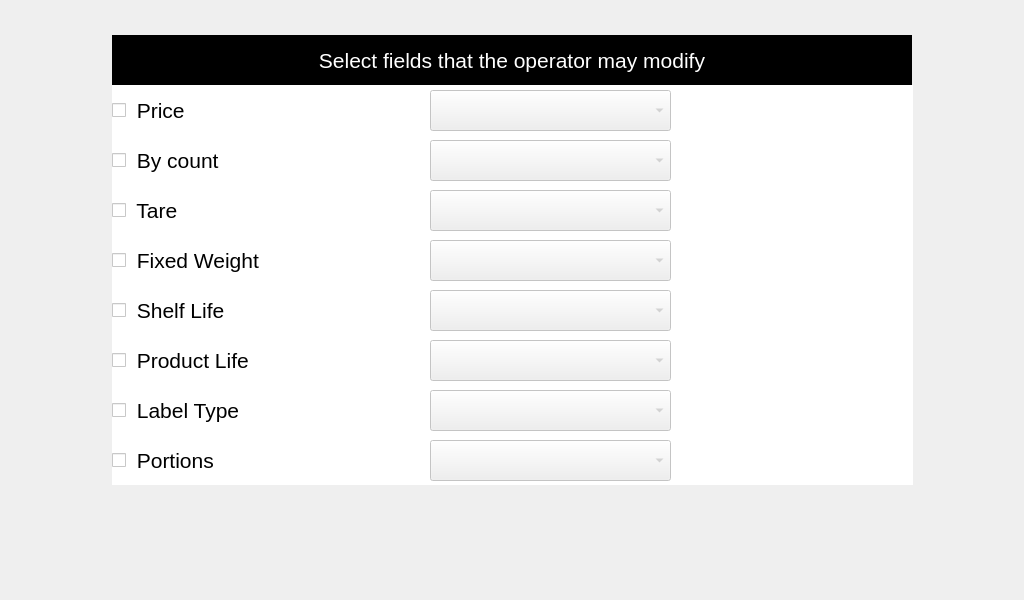
<?xml version="1.0" encoding="UTF-8"?>
<ui version="4.0">
 <class>operatorsCanModify</class>
 <widget class="QWidget" name="operatorsCanModify">
  <property name="geometry">
   <rect>
    <x>0</x>
    <y>0</y>
    <width>1024</width>
    <height>600</height>
   </rect>
  </property>
  <property name="font">
   <font>
    <pointsize>16</pointsize>
   </font>
  </property>
  <property name="windowTitle">
   <string>Dialog</string>
  </property>
  <widget class="QLabel" name="lblSelectFields">
   <property name="geometry">
    <rect>
     <x>112</x>
     <y>35</y>
     <width>800</width>
     <height>50</height>
    </rect>
   </property>
   <property name="font">
    <font>
     <pointsize>16</pointsize>
    </font>
   </property>
   <property name="styleSheet">
    <string notr="true">QLabel
{
	color: white;
     background: black;
 }</string>
   </property>
   <property name="text">
    <string>Select fields that the operator may modify</string>
   </property>
   <property name="alignment">
    <set>Qt::AlignCenter</set>
   </property>
  </widget>
  <widget class="QCheckBox" name="ckPrice">
   <property name="geometry">
    <rect>
     <x>112</x>
     <y>85</y>
     <width>801</width>
     <height>50</height>
    </rect>
   </property>
   <property name="sizePolicy">
    <sizepolicy hsizetype="Fixed" vsizetype="Fixed">
     <horstretch>0</horstretch>
     <verstretch>0</verstretch>
    </sizepolicy>
   </property>
   <property name="minimumSize">
    <size>
     <width>801</width>
     <height>50</height>
    </size>
   </property>
   <property name="maximumSize">
    <size>
     <width>801</width>
     <height>50</height>
    </size>
   </property>
   <property name="font">
    <font>
     <pointsize>16</pointsize>
    </font>
   </property>
   <property name="styleSheet">
    <string notr="true">QCheckBox
{
	color: black;
	background: white;
 }</string>
   </property>
   <property name="text">
    <string> Price</string>
   </property>
  </widget>
  <widget class="QCheckBox" name="ckByCount">
   <property name="geometry">
    <rect>
     <x>112</x>
     <y>135</y>
     <width>801</width>
     <height>50</height>
    </rect>
   </property>
   <property name="sizePolicy">
    <sizepolicy hsizetype="Fixed" vsizetype="Fixed">
     <horstretch>0</horstretch>
     <verstretch>0</verstretch>
    </sizepolicy>
   </property>
   <property name="minimumSize">
    <size>
     <width>801</width>
     <height>50</height>
    </size>
   </property>
   <property name="maximumSize">
    <size>
     <width>801</width>
     <height>50</height>
    </size>
   </property>
   <property name="font">
    <font>
     <pointsize>16</pointsize>
    </font>
   </property>
   <property name="styleSheet">
    <string notr="true">QCheckBox
{
	color: black;
	background: white;
 }</string>
   </property>
   <property name="text">
    <string> By count</string>
   </property>
  </widget>
  <widget class="QCheckBox" name="ckTare">
   <property name="geometry">
    <rect>
     <x>112</x>
     <y>185</y>
     <width>801</width>
     <height>50</height>
    </rect>
   </property>
   <property name="sizePolicy">
    <sizepolicy hsizetype="Fixed" vsizetype="Fixed">
     <horstretch>0</horstretch>
     <verstretch>0</verstretch>
    </sizepolicy>
   </property>
   <property name="minimumSize">
    <size>
     <width>801</width>
     <height>50</height>
    </size>
   </property>
   <property name="maximumSize">
    <size>
     <width>801</width>
     <height>50</height>
    </size>
   </property>
   <property name="font">
    <font>
     <pointsize>16</pointsize>
    </font>
   </property>
   <property name="styleSheet">
    <string notr="true">QCheckBox
{
	color: black;
	background: white;
 }</string>
   </property>
   <property name="text">
    <string> Tare</string>
   </property>
  </widget>
  <widget class="QCheckBox" name="ckFixedWeight">
   <property name="geometry">
    <rect>
     <x>112</x>
     <y>235</y>
     <width>801</width>
     <height>50</height>
    </rect>
   </property>
   <property name="sizePolicy">
    <sizepolicy hsizetype="Fixed" vsizetype="Fixed">
     <horstretch>0</horstretch>
     <verstretch>0</verstretch>
    </sizepolicy>
   </property>
   <property name="minimumSize">
    <size>
     <width>801</width>
     <height>50</height>
    </size>
   </property>
   <property name="maximumSize">
    <size>
     <width>801</width>
     <height>50</height>
    </size>
   </property>
   <property name="font">
    <font>
     <pointsize>16</pointsize>
    </font>
   </property>
   <property name="styleSheet">
    <string notr="true">QCheckBox
{
	color: black;
	background: white;
 }</string>
   </property>
   <property name="text">
    <string> Fixed Weight</string>
   </property>
  </widget>
  <widget class="QCheckBox" name="ckShelfLife">
   <property name="geometry">
    <rect>
     <x>112</x>
     <y>285</y>
     <width>801</width>
     <height>50</height>
    </rect>
   </property>
   <property name="sizePolicy">
    <sizepolicy hsizetype="Fixed" vsizetype="Fixed">
     <horstretch>0</horstretch>
     <verstretch>0</verstretch>
    </sizepolicy>
   </property>
   <property name="minimumSize">
    <size>
     <width>801</width>
     <height>50</height>
    </size>
   </property>
   <property name="maximumSize">
    <size>
     <width>801</width>
     <height>50</height>
    </size>
   </property>
   <property name="font">
    <font>
     <pointsize>16</pointsize>
    </font>
   </property>
   <property name="styleSheet">
    <string notr="true">QCheckBox
{
	color: black;
	background: white;
 }</string>
   </property>
   <property name="text">
    <string> Shelf Life</string>
   </property>
  </widget>
  <widget class="QCheckBox" name="ckProductLife">
   <property name="geometry">
    <rect>
     <x>112</x>
     <y>335</y>
     <width>801</width>
     <height>50</height>
    </rect>
   </property>
   <property name="sizePolicy">
    <sizepolicy hsizetype="Fixed" vsizetype="Fixed">
     <horstretch>0</horstretch>
     <verstretch>0</verstretch>
    </sizepolicy>
   </property>
   <property name="minimumSize">
    <size>
     <width>801</width>
     <height>50</height>
    </size>
   </property>
   <property name="maximumSize">
    <size>
     <width>801</width>
     <height>50</height>
    </size>
   </property>
   <property name="font">
    <font>
     <pointsize>16</pointsize>
    </font>
   </property>
   <property name="styleSheet">
    <string notr="true">QCheckBox
{
	color: black;
	background: white;
 }</string>
   </property>
   <property name="text">
    <string> Product Life</string>
   </property>
  </widget>
  <widget class="QCheckBox" name="ckLabelType">
   <property name="geometry">
    <rect>
     <x>112</x>
     <y>385</y>
     <width>801</width>
     <height>50</height>
    </rect>
   </property>
   <property name="sizePolicy">
    <sizepolicy hsizetype="Fixed" vsizetype="Fixed">
     <horstretch>0</horstretch>
     <verstretch>0</verstretch>
    </sizepolicy>
   </property>
   <property name="minimumSize">
    <size>
     <width>801</width>
     <height>50</height>
    </size>
   </property>
   <property name="maximumSize">
    <size>
     <width>801</width>
     <height>50</height>
    </size>
   </property>
   <property name="font">
    <font>
     <pointsize>16</pointsize>
    </font>
   </property>
   <property name="styleSheet">
    <string notr="true">QCheckBox
{
	color: black;
	background: white;
 }</string>
   </property>
   <property name="text">
    <string> Label Type</string>
   </property>
  </widget>
  <widget class="QCheckBox" name="ckPortions">
   <property name="geometry">
    <rect>
     <x>112</x>
     <y>435</y>
     <width>801</width>
     <height>50</height>
    </rect>
   </property>
   <property name="sizePolicy">
    <sizepolicy hsizetype="Fixed" vsizetype="Fixed">
     <horstretch>0</horstretch>
     <verstretch>0</verstretch>
    </sizepolicy>
   </property>
   <property name="minimumSize">
    <size>
     <width>801</width>
     <height>50</height>
    </size>
   </property>
   <property name="maximumSize">
    <size>
     <width>801</width>
     <height>50</height>
    </size>
   </property>
   <property name="font">
    <font>
     <pointsize>16</pointsize>
    </font>
   </property>
   <property name="styleSheet">
    <string notr="true">QCheckBox
{
	color: black;
	background: white;
 }</string>
   </property>
   <property name="text">
    <string> Portions</string>
   </property>
  </widget>
  <widget class="QComboBox" name="cboPriceAccessLevel">
   <property name="enabled">
    <bool>false</bool>
   </property>
   <property name="geometry">
    <rect>
     <x>430</x>
     <y>90</y>
     <width>241</width>
     <height>41</height>
    </rect>
   </property>
   <property name="sizePolicy">
    <sizepolicy hsizetype="Fixed" vsizetype="Fixed">
     <horstretch>0</horstretch>
     <verstretch>0</verstretch>
    </sizepolicy>
   </property>
   <property name="minimumSize">
    <size>
     <width>241</width>
     <height>41</height>
    </size>
   </property>
   <property name="maximumSize">
    <size>
     <width>241</width>
     <height>41</height>
    </size>
   </property>
   <property name="font">
    <font>
     <pointsize>15</pointsize>
    </font>
   </property>
   <property name="currentIndex">
    <number>-1</number>
   </property>
  </widget>
  <widget class="QComboBox" name="cboByCountAccessLevel">
   <property name="enabled">
    <bool>false</bool>
   </property>
   <property name="geometry">
    <rect>
     <x>430</x>
     <y>140</y>
     <width>241</width>
     <height>41</height>
    </rect>
   </property>
   <property name="sizePolicy">
    <sizepolicy hsizetype="Fixed" vsizetype="Fixed">
     <horstretch>0</horstretch>
     <verstretch>0</verstretch>
    </sizepolicy>
   </property>
   <property name="minimumSize">
    <size>
     <width>241</width>
     <height>41</height>
    </size>
   </property>
   <property name="maximumSize">
    <size>
     <width>241</width>
     <height>41</height>
    </size>
   </property>
   <property name="font">
    <font>
     <pointsize>15</pointsize>
    </font>
   </property>
  </widget>
  <widget class="QComboBox" name="cboTareAccessLevel">
   <property name="enabled">
    <bool>false</bool>
   </property>
   <property name="geometry">
    <rect>
     <x>430</x>
     <y>190</y>
     <width>241</width>
     <height>41</height>
    </rect>
   </property>
   <property name="sizePolicy">
    <sizepolicy hsizetype="Fixed" vsizetype="Fixed">
     <horstretch>0</horstretch>
     <verstretch>0</verstretch>
    </sizepolicy>
   </property>
   <property name="minimumSize">
    <size>
     <width>241</width>
     <height>41</height>
    </size>
   </property>
   <property name="maximumSize">
    <size>
     <width>241</width>
     <height>41</height>
    </size>
   </property>
   <property name="font">
    <font>
     <pointsize>15</pointsize>
    </font>
   </property>
  </widget>
  <widget class="QComboBox" name="cboFixedWeightAccessLevel">
   <property name="enabled">
    <bool>false</bool>
   </property>
   <property name="geometry">
    <rect>
     <x>430</x>
     <y>240</y>
     <width>241</width>
     <height>41</height>
    </rect>
   </property>
   <property name="sizePolicy">
    <sizepolicy hsizetype="Fixed" vsizetype="Fixed">
     <horstretch>0</horstretch>
     <verstretch>0</verstretch>
    </sizepolicy>
   </property>
   <property name="minimumSize">
    <size>
     <width>241</width>
     <height>41</height>
    </size>
   </property>
   <property name="maximumSize">
    <size>
     <width>241</width>
     <height>41</height>
    </size>
   </property>
   <property name="font">
    <font>
     <pointsize>15</pointsize>
    </font>
   </property>
  </widget>
  <widget class="QComboBox" name="cboShelfLifeAccessLevel">
   <property name="enabled">
    <bool>false</bool>
   </property>
   <property name="geometry">
    <rect>
     <x>430</x>
     <y>290</y>
     <width>241</width>
     <height>41</height>
    </rect>
   </property>
   <property name="sizePolicy">
    <sizepolicy hsizetype="Fixed" vsizetype="Fixed">
     <horstretch>0</horstretch>
     <verstretch>0</verstretch>
    </sizepolicy>
   </property>
   <property name="minimumSize">
    <size>
     <width>241</width>
     <height>41</height>
    </size>
   </property>
   <property name="maximumSize">
    <size>
     <width>241</width>
     <height>41</height>
    </size>
   </property>
   <property name="font">
    <font>
     <pointsize>15</pointsize>
    </font>
   </property>
  </widget>
  <widget class="QComboBox" name="cboProductLifeAccessLevel">
   <property name="enabled">
    <bool>false</bool>
   </property>
   <property name="geometry">
    <rect>
     <x>430</x>
     <y>340</y>
     <width>241</width>
     <height>41</height>
    </rect>
   </property>
   <property name="sizePolicy">
    <sizepolicy hsizetype="Fixed" vsizetype="Fixed">
     <horstretch>0</horstretch>
     <verstretch>0</verstretch>
    </sizepolicy>
   </property>
   <property name="minimumSize">
    <size>
     <width>241</width>
     <height>41</height>
    </size>
   </property>
   <property name="maximumSize">
    <size>
     <width>241</width>
     <height>41</height>
    </size>
   </property>
   <property name="font">
    <font>
     <pointsize>15</pointsize>
    </font>
   </property>
  </widget>
  <widget class="QComboBox" name="cboLabelTypeAccessLevel">
   <property name="enabled">
    <bool>false</bool>
   </property>
   <property name="geometry">
    <rect>
     <x>430</x>
     <y>390</y>
     <width>241</width>
     <height>41</height>
    </rect>
   </property>
   <property name="sizePolicy">
    <sizepolicy hsizetype="Fixed" vsizetype="Fixed">
     <horstretch>0</horstretch>
     <verstretch>0</verstretch>
    </sizepolicy>
   </property>
   <property name="minimumSize">
    <size>
     <width>241</width>
     <height>41</height>
    </size>
   </property>
   <property name="maximumSize">
    <size>
     <width>241</width>
     <height>41</height>
    </size>
   </property>
   <property name="font">
    <font>
     <pointsize>15</pointsize>
    </font>
   </property>
  </widget>
  <widget class="QComboBox" name="cboPortionsAccessLevel">
   <property name="enabled">
    <bool>false</bool>
   </property>
   <property name="geometry">
    <rect>
     <x>430</x>
     <y>440</y>
     <width>241</width>
     <height>41</height>
    </rect>
   </property>
   <property name="sizePolicy">
    <sizepolicy hsizetype="Fixed" vsizetype="Fixed">
     <horstretch>0</horstretch>
     <verstretch>0</verstretch>
    </sizepolicy>
   </property>
   <property name="minimumSize">
    <size>
     <width>241</width>
     <height>41</height>
    </size>
   </property>
   <property name="maximumSize">
    <size>
     <width>241</width>
     <height>41</height>
    </size>
   </property>
   <property name="font">
    <font>
     <pointsize>15</pointsize>
    </font>
   </property>
  </widget>
 </widget>
 <resources/>
 <connections/>
</ui>
